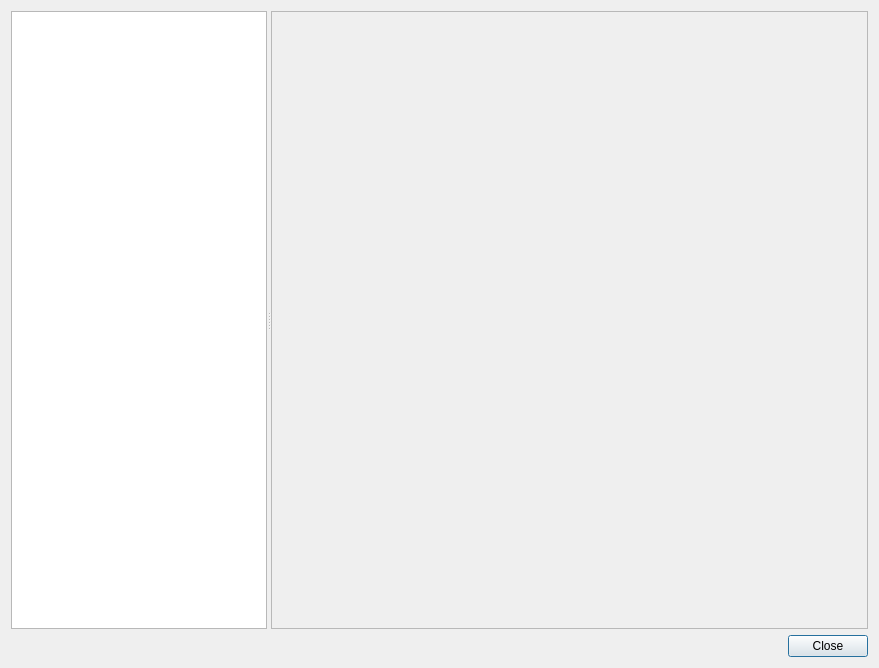
<ui version="4.0" >
 <class>GMapDlg</class>
 <widget class="QDialog" name="GMapDlg" >
  <property name="geometry" >
   <rect>
    <x>0</x>
    <y>0</y>
    <width>879</width>
    <height>668</height>
   </rect>
  </property>
  <property name="windowTitle" >
   <string>Dialog</string>
  </property>
  <layout class="QVBoxLayout" name="verticalLayout" >
   <item>
    <widget class="QSplitter" name="splitter" >
     <property name="orientation" >
      <enum>Qt::Horizontal</enum>
     </property>
     <widget class="QTreeView" name="treeView" />
     <widget class="QFrame" name="frame" >
      <property name="sizePolicy" >
       <sizepolicy vsizetype="Preferred" hsizetype="Preferred" >
        <horstretch>10</horstretch>
        <verstretch>0</verstretch>
       </sizepolicy>
      </property>
      <property name="frameShape" >
       <enum>QFrame::StyledPanel</enum>
      </property>
      <property name="frameShadow" >
       <enum>QFrame::Raised</enum>
      </property>
     </widget>
    </widget>
   </item>
   <item>
    <widget class="QDialogButtonBox" name="buttonBox" >
     <property name="orientation" >
      <enum>Qt::Horizontal</enum>
     </property>
     <property name="standardButtons" >
      <set>QDialogButtonBox::Close</set>
     </property>
    </widget>
   </item>
  </layout>
 </widget>
 <resources/>
 <connections>
  <connection>
   <sender>buttonBox</sender>
   <signal>accepted()</signal>
   <receiver>GMapDlg</receiver>
   <slot>accept()</slot>
   <hints>
    <hint type="sourcelabel" >
     <x>248</x>
     <y>254</y>
    </hint>
    <hint type="destinationlabel" >
     <x>157</x>
     <y>274</y>
    </hint>
   </hints>
  </connection>
  <connection>
   <sender>buttonBox</sender>
   <signal>rejected()</signal>
   <receiver>GMapDlg</receiver>
   <slot>reject()</slot>
   <hints>
    <hint type="sourcelabel" >
     <x>316</x>
     <y>260</y>
    </hint>
    <hint type="destinationlabel" >
     <x>286</x>
     <y>274</y>
    </hint>
   </hints>
  </connection>
 </connections>
</ui>
